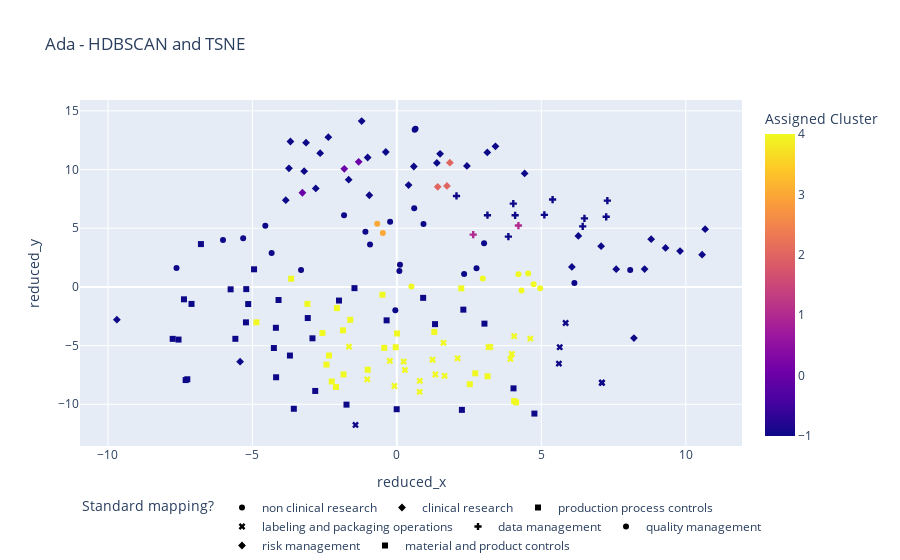

This figure's notebook cell:
### Markdown cell above
Visualize

### Code cell
embeddings_df[CLUSTER] = clusters.labels_

fig = px.scatter(
    embeddings_df,
    y=REDUCED_DIMS[1],
    x=REDUCED_DIMS[0],
    color=CLUSTER,
    symbol=TARGET,
    hover_data=[ORIGINAL_TEXT, TARGET],
    title="Ada - HDBSCAN and TSNE"
)
fig.update_layout(uniformtext_mode="hide")
fig.update_layout(legend_orientation="h")
fig.show()
